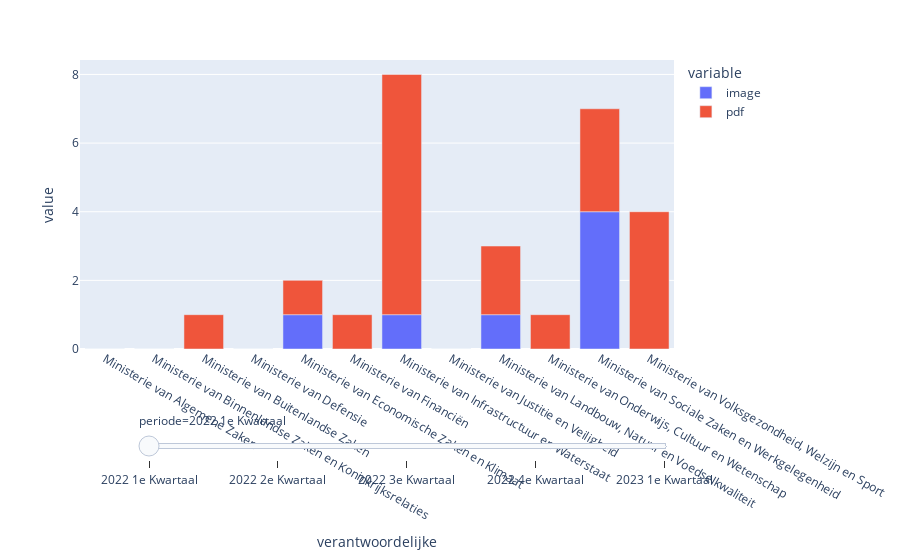

This figure's notebook cell:
### Code cell
fig = px.bar(result, x="verantwoordelijke", y=["image", "pdf"], animation_frame='periode',
         hover_name="verantwoordelijke")

fig.update_yaxes(
    autorange = True,
    fixedrange = True
)


fig["layout"].pop("updatemenus") # optional, drop animation buttons
fig.show()

### Figure 1 — Plotly figure (JSON) as saved in the notebook; plotly's stock layout.template omitted (floating-point values rounded to 4 significant figures)
{"data": [{"alignmentgroup": "True", "hovertemplate": "<b>%{hovertext}</b><br><br>variable=image<br>periode=2022 1e Kwartaal<br>verantwoordelijke=%{x}<br>value=%{y}<extra></extra>", "hovertext": ["Ministerie van Algemene Zaken", "Ministerie van Binnenlandse Zaken en Koninkrijksrelaties", "Ministerie van Buitenlandse Zaken", "Ministerie van Defensie", "Ministerie van Economische Zaken en Klimaat", "Ministerie van Financiën", "Ministerie van Infrastructuur en Waterstaat", "Ministerie van Justitie en Veiligheid", "Ministerie van Landbouw, Natuur en Voedselkwaliteit", "Ministerie van Onderwijs, Cultuur en Wetenschap", "Ministerie van Sociale Zaken en Werkgelegenheid", "Ministerie van Volksgezondheid, Welzijn en Sport"], "legendgroup": "image", "marker": {"color": "#636efa", "pattern": {"shape": ""}}, "name": "image", "offsetgroup": "image", "orientation": "v", "showlegend": true, "textposition": "auto", "type": "bar", "x": ["Ministerie van Algemene Zaken", "Ministerie van Binnenlandse Zaken en Koninkrijksrelaties", "Ministerie van Buitenlandse Zaken", "Ministerie van Defensie", "Ministerie van Economische Zaken en Klimaat", "Ministerie van Financiën", "Ministerie van Infrastructuur en Waterstaat", "Ministerie van Justitie en Veiligheid", "Ministerie van Landbouw, Natuur en Voedselkwaliteit", "Ministerie van Onderwijs, Cultuur en Wetenschap", "Ministerie van Sociale Zaken en Werkgelegenheid", "Ministerie van Volksgezondheid, Welzijn en Sport"], "xaxis": "x", "y": [0, 0, 0, 0, 1, 0, 1, 0, 1, 0, 4, 0], "yaxis": "y"}, {"alignmentgroup": "True", "hovertemplate": "<b>%{hovertext}</b><br><br>variable=pdf<br>periode=2022 1e Kwartaal<br>verantwoordelijke=%{x}<br>value=%{y}<extra></extra>", "hovertext": ["Ministerie van Algemene Zaken", "Ministerie van Binnenlandse Zaken en Koninkrijksrelaties", "Ministerie van Buitenlandse Zaken", "Ministerie van Defensie", "Ministerie van Economische Zaken en Klimaat", "Ministerie van Financiën", "Ministerie van Infrastructuur en Waterstaat", "Ministerie van Justitie en Veiligheid", "Ministerie van Landbouw, Natuur en Voedselkwaliteit", "Ministerie van Onderwijs, Cultuur en Wetenschap", "Ministerie van Sociale Zaken en Werkgelegenheid", "Ministerie van Volksgezondheid, Welzijn en Sport"], "legendgroup": "pdf", "marker": {"color": "#EF553B", "pattern": {"shape": ""}}, "name": "pdf", "offsetgroup": "pdf", "orientation": "v", "showlegend": true, "textposition": "auto", "type": "bar", "x": ["Ministerie van Algemene Zaken", "Ministerie van Binnenlandse Zaken en Koninkrijksrelaties", "Ministerie van Buitenlandse Zaken", "Ministerie van Defensie", "Ministerie van Economische Zaken en Klimaat", "Ministerie van Financiën", "Ministerie van Infrastructuur en Waterstaat", "Ministerie van Justitie en Veiligheid", "Ministerie van Landbouw, Natuur en Voedselkwaliteit", "Ministerie van Onderwijs, Cultuur en Wetenschap", "Ministerie van Sociale Zaken en Werkgelegenheid", "Ministerie van Volksgezondheid, Welzijn en Sport"], "xaxis": "x", "y": [0, 0, 1, 0, 1, 1, 7, 0, 2, 1, 3, 4], "yaxis": "y"}], "layout": {"barmode": "relative", "legend": {"title": {"text": "variable"}, "tracegroupgap": 0}, "margin": {"t": 60}, "sliders": [{"active": 0, "currentvalue": {"prefix": "periode="}, "len": 0.9, "pad": {"b": 10, "t": 60}, "steps": [{"args": [["2022 1e Kwartaal"], {"frame": {"duration": 0, "redraw": true}, "fromcurrent": true, "mode": "immediate", "transition": {"duration": 0, "easing": "linear"}}], "label": "2022 1e Kwartaal", "method": "animate"}, {"args": [["2022 2e Kwartaal"], {"frame": {"duration": 0, "redraw": true}, "fromcurrent": true, "mode": "immediate", "transition": {"duration": 0, "easing": "linear"}}], "label": "2022 2e Kwartaal", "method": "animate"}, {"args": [["2022 3e Kwartaal"], {"frame": {"duration": 0, "redraw": true}, "fromcurrent": true, "mode": "immediate", "transition": {"duration": 0, "easing": "linear"}}], "label": "2022 3e Kwartaal", "method": "animate"}, {"args": [["2022 4e Kwartaal"], {"frame": {"duration": 0, "redraw": true}, "fromcurrent": true, "mode": "immediate", "transition": {"duration": 0, "easing": "linear"}}], "label": "2022 4e Kwartaal", "method": "animate"}, {"args": [["2023 1e Kwartaal"], {"frame": {"duration": 0, "redraw": true}, "fromcurrent": true, "mode": "immediate", "transition": {"duration": 0, "easing": "linear"}}], "label": "2023 1e Kwartaal", "method": "animate"}], "x": 0.1, "xanchor": "left", "y": 0, "yanchor": "top"}], "xaxis": {"anchor": "y", "domain": [0, 1], "title": {"text": "verantwoordelijke"}}, "yaxis": {"anchor": "x", "autorange": true, "domain": [0, 1], "fixedrange": true, "title": {"text": "value"}}}}
